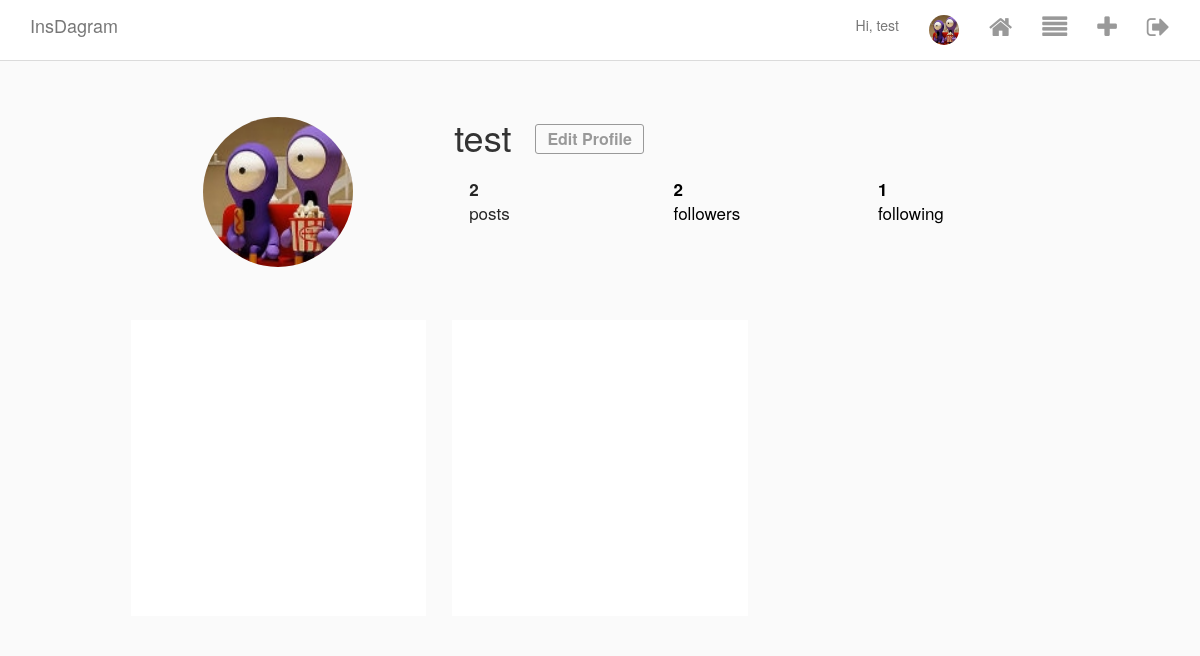
Screenshot of /user/2 (signed in) with the database file from the repository.
### Insta/models.py (models this page shows, shortened)
class InstaUser(AbstractUser):
    profile_pic = ProcessedImageField(
        upload_to = 'static/images/profile_users',
        format = 'JPEG',
        options={'quality':100},
        blank=True,
        null = True
        )
    def get_connections(self):
        connections = UserConnection.objects.filter(creator=self)
        return connections
    def get_followers(self):
        followers = UserConnection.objects.filter(following=self)
        return followers

class Post(models.Model):
    title = models.TextField(blank=True,null=True)
    image = ProcessedImageField(
        upload_to = 'static/images/posts',
        format = 'JPEG',
        options={'quality':100},
        blank=True,
        null = True
    )
    author = models.ForeignKey( # a foreign key indicate a Many-To-One relationship
        InstaUser, #foreign key is InstaUser
        blank=True,
        null=True,
        on_delete=models.CASCADE, # delete this author will delete all his posts
        related_name='posts', # we can use author.posts to get all posts belong to this user
        )
    posted_on = models.DateTimeField(
        auto_now_add=True,
        editable=False,
    )
    def get_like_count(self):
        return self.likes.count()
    def get_comment_count(self):
        return self.comments.count()

### Insta/views.py (the view)
# urls.py: path('user/<int:pk>', UserDetailView.as_view(), name='user_detail'),
class UserDetailView(DetailView):
        model = InstaUser
        template_name = 'user_detail.html'

### templates/user_detail.html (shortened to what this page needs)
{% extends 'base.html' %}
{% load custom_tags %}
{% block content %}
<div class="profile">
    <div class="profile__head">
        <div class="row">
            <div class="col-xs-4 left">
                {% if object.profile_pic %}
                    <img class="picture-circle" src="/{{object.profile_pic}}">
                {% endif %}
            </div>
            <div class="col-xs-8 right">
                <div class="name-buttons">
                    <h1 class="username">{{ object.username }}</h1>
                    {% if user == object %}
                        <a class="edit-desktop" href= "{% url 'edit_profile' object.pk %}"   >
                            <button class="edit-profile">Edit Profile</button>
                        </a>
                    {% endif %}
                </div>
                <div>
                    <ul class="stats">
                        <div class="col-xs-4"><li class="stats__count"><span>{{ object.posts.count }}</span><br> posts</li></div>
                        <div class="col-xs-4"><a href= "{% url 'follower' %}" style="text-decoration: none; color: black;"><li class="stats__count"><span class="follower_count" id="follower_id">{{ object.get_followers.count }}</span><br> followers</li></a></div>
                        <div class="col-xs-4"><a  href= "{% url 'following' %}"  style="text-decoration: none; color: black;"><li class="stats__count"><span>{{ object.get_connections.count }}</span><br> following</li></a></div>
                    </ul>
                </div>
            </div>
        </div>
    </div>
    <div class="profile__body">
        <div class="row">
        {% for post in object.posts.all %}
            <div class="col-xs-4">
                <div class="picture-square" style="background-image: url(http://{{ request.META.HTTP_HOST }}/{{ post.image.url }}); background-size: contain;">
                </div>
            </div>
        {% endfor %}
        </div>
    </div>
</div>
{% endblock content %}

### templates/header.html (shortened to what this page needs)
<div class="navbar navbar-default navbar-fixed-top" id="main-nav">
    <div class="container desktop">
        <div class="navbar-header">
            <a href="{% url 'posts' %}" class="navbar-brand">InsDagram</a>
        </div>
        <div id="navbar-main">
                <ul class="nav navbar-nav navbar-right">
                    {% if request.user.is_authenticated %}
                        <li><a> Hi, {{ user.username }}</a></li>
                        <li><a href="{% url 'user_detail' user.id  %}" class="poster__name">
                            {% if user.profile_pic %}
                                <img class="picture-circle--small" src=" /{{user.profile_pic}}" >
                            {% else %}
                                <i class="fa fa-user" aria-hidden="true"></i>
                            {% endif %}
                        </a></li>
                        <li><a href="{% url 'posts' %}"><i class="fa fa-home"  aria-hidden="true"></i></a></li>
                        <li><a href="{% url 'following_posts' %}"><i class="fa fa-align-justify"  aria-hidden="true"></i></a></li>
                        <li><a href="{% url 'make_post' %}"><i class="fa fa-plus"  aria-hidden="true"></i></a></li>
                        <li><a href="{% url 'logout' %}"><i class="fa fa-sign-out"  aria-hidden="true"></i></a></li>
                    {% endif %}
                </ul>
            </div>
    </div>
</div>

### static/css/style.css (style rules this page uses)
html { height: 100%; }
body { min-height: 100%; background-color: #fafafa; }
.picture-circle, .picture-circle--medium, .picture-circle--small { border-radius: 100%; width: 150px; height: 150px; }
.picture-circle--small { width: 30px; height: 30px; }
.picture-square { position: relative; background-repeat: no-repeat; background-position: center center; background-color: #fff; cursor: pointer; }
.picture-square:after { content: ""; display: block; padding-bottom: 100%; }
.navbar { background-color: #fff; border-bottom-color: #dbdbdb; }
.navbar .fa { font-size: 25px; color: #999999; }
.profile { max-width: 975px; padding: 60px 20px 0; margin: 0 auto; }
.profile__head { margin-bottom: 40px; }
.profile__head .left { text-align: center; }
.profile__head h1, .profile__head .edit-profile, .profile__head .options-bubble { vertical-align: middle; }
.profile__head h1 { display: inline-block; margin: 0; }
.profile__head .edit-profile { margin-left: 20px; margin-right: 11px; font-size: 16px; font-weight: 600; color: #999; border: 1px solid #999; border-radius: 3px; padding: 0 11px; line-height: 28px; background-color: #fafafa; }
.profile__head .edit-profile, .profile__head .options-bubbles { margin-top: 5px; cursor: pointer; }
.profile__head .name-buttons { margin-bottom: 20px; }
.profile__body > .row > .col-xs-4 { padding: 13px; }
.stats { list-style: none; margin: 0; margin-bottom: 20px; padding: 0; }
.stats > * { font-size: 17px; color: #262626; }
.stats .stats__count { display: inline-block; margin-right: 40px; }
.stats .stats__count span { font-weight: bold; }

### rows the page displays
InstaUser: username "test", profile_pic (picture), posts.count "2", get_followers.count "2", get_connections.count "1"
